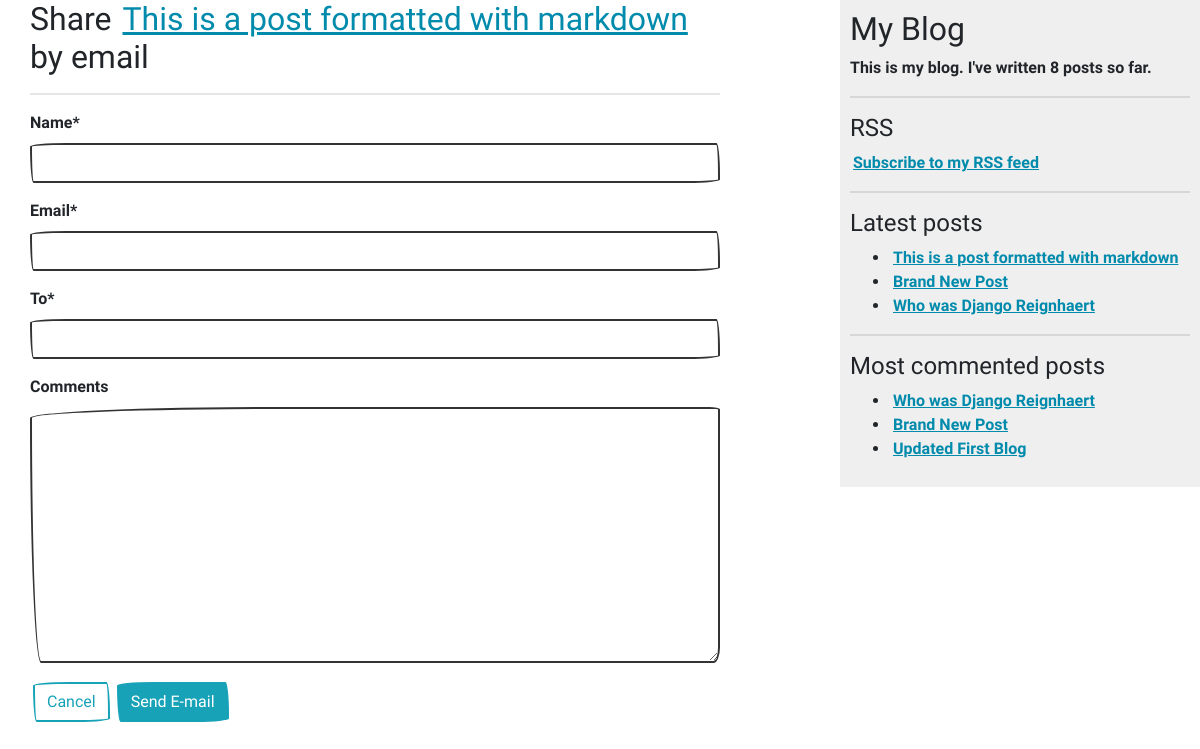
/blog/10/share/, run on the app's committed database.
### blog/models.py (models this page shows, shortened)
class Post(models.Model):
    STATUS_CHOICES = (
        ('draft', 'Draft'),
        ('published', 'Published')
    )
    title = models.CharField(max_length=250)
    slug = models.SlugField(max_length=250, unique_for_date='publish')
    author = models.ForeignKey(User, on_delete=models.CASCADE, related_name='blog_posts')
    body = models.TextField()
    publish = models.DateTimeField(default=timezone.now)
    created = models.DateTimeField(auto_now_add=True)
    updated = models.DateTimeField(auto_now=True)
    status = models.CharField(max_length=10,
                            choices=STATUS_CHOICES,
                            default='draft')
    tags = TaggableManager()
    class Meta:
        ordering = ('-publish', ) # append ',' to tell Python it's a tuple.
    def get_absolute_url(self):
        return reverse('blog:post_detail',
                        args=[self.publish.year,
                                self.publish.month,
                                self.publish.day, self.slug])
    objects = models.Manager()
    published = PublishedManager()

### blog/views.py (the view)
# urls.py: path('<int:post_id>/share/', views.post_share, name='post_share'),
def post_share(request, post_id):
    post = get_object_or_404(Post, id=post_id, status='published')
    sent = False
    if request.method == 'POST':
        form = EmailPostForm(request.POST)
        if form.is_valid():
            cd = form.cleaned_data
            post_url = request.build_absolute_uri(post.get_absolute_url())
            subject = f'{cd["name"]} recommends you to read {post.title}'
            message = f'Read {post.title} at {post_url} \n {cd["name"]}\s comments: \n {cd["comments"]}'
            messages.success(request, 'Successfully sent')
            sent = send_mail(subject, message, 'admin@myblog.com', [cd["to"]])
            if sent:
                form = EmailPostForm()
    else:
        form = EmailPostForm()
    return render(request, 'blog/post/share.html', {'post': post, 'form': form, 'sent': sent})

### blog/forms.py
class EmailPostForm(forms.Form):
    name = forms.CharField(max_length=25)
    email = forms.EmailField()
    to = forms.EmailField()
    comments = forms.CharField(required=False, widget=forms.Textarea)

### blog/models.py (called while the page is built)
    def get_queryset(self):
        return super(PublishedManager, self).get_queryset()\
                                            .filter(status='published')

### blog/templatetags/blog_tags.py (called while the page is built)
@register.simple_tag
def total_posts():
    return Post.published.count()

@register.inclusion_tag('blog/post/latest_posts.html')
def show_latest_posts(count=5):
    latest_posts = Post.published.order_by('-publish')[:count]
    return {'latest_posts': latest_posts}

@register.simple_tag
def get_most_commented_posts(count=5):
    return Post.published.annotate(total_comments=Count('comments')).order_by('-total_comments')[:count]

### blog/templates/blog/post/share.html (shortened to what this page needs)
{% extends 'blog/base.html' %}
{% load crispy_forms_tags %}
{% block content %}
    <h2>
        Share <a href="{{ post.get_absolute_url }}">{{ post.title }}</a> by email
    </h2>
    <hr>
    <form method="POST">
        {{ form|crispy }}
        <a href="{% url 'blog:post_list' %}" class="btn btn-outline-info">Cancel</a>
        <button type="submit" class="btn btn-info"> Send E-mail </button>
    </form>
{% endblock %}

### blog/templates/blog/base.html (shortened to what this page needs)
{% load blog_tags %}
{% load static %}
<!DOCTYPE html>
<html lang="en">
<head>
    <link rel="stylesheet" href="{% static 'blog/css/bootstrap-united.min.css' %}">
    <link rel="stylesheet" href="{% static 'blog/css/bootstrap-sketchy.min.css' %}">
    <link rel="stylesheet" href="{% static 'blog/css/main.css' %}">
</head>
<body>
    <div id="content">
        {% block content %}
        {% endblock %}
    </div>
    <div id="sidebar">
        <h2>My Blog</h2>
        <p>This is my blog. I've written {% total_posts %} posts so far.</p>
        <hr>
        <h4>RSS</h4>
        <p><a href="{% url 'blog:post_feed' %}">
            Subscribe to my RSS feed
        </a></p>
        <hr>
        <h4>Latest posts</h4>
        {% show_latest_posts 3 %}
        <hr>
        <h4>Most commented posts</h4>
        {% get_most_commented_posts 3 as most_commented_posts %}
        <ul>
            {% for post in most_commented_posts %}
                <li>
                    <a href="{{ post.get_absolute_url}}"> {{ post.title }} </a>
                </li>
            {% endfor %}
        </ul>
    </div>
</body>
</html>

### blog/templates/blog/post/latest_posts.html
<ul>
    {% for post in latest_posts %}
        <li>
            <a href="{{ post.get_absolute_url }}">{{ post.title }}</a>
        </li>
    {% endfor %}
</ul>

### blog/static/blog/css/main.css (style rules this page uses)
a { color: #008aab; margin: 3px; }
#content { float:left; width:60%; padding:0 0 0 30px; }
#sidebar { float:right; width:30%; padding:10px; background:#efefef; height:100%; }

### data on the page
Post: title "This is a post formatted with markdown"
Post: title "Brand New Post"
Post: title "Who was Django Reignhaert"
Post: title "Updated First Blog"
